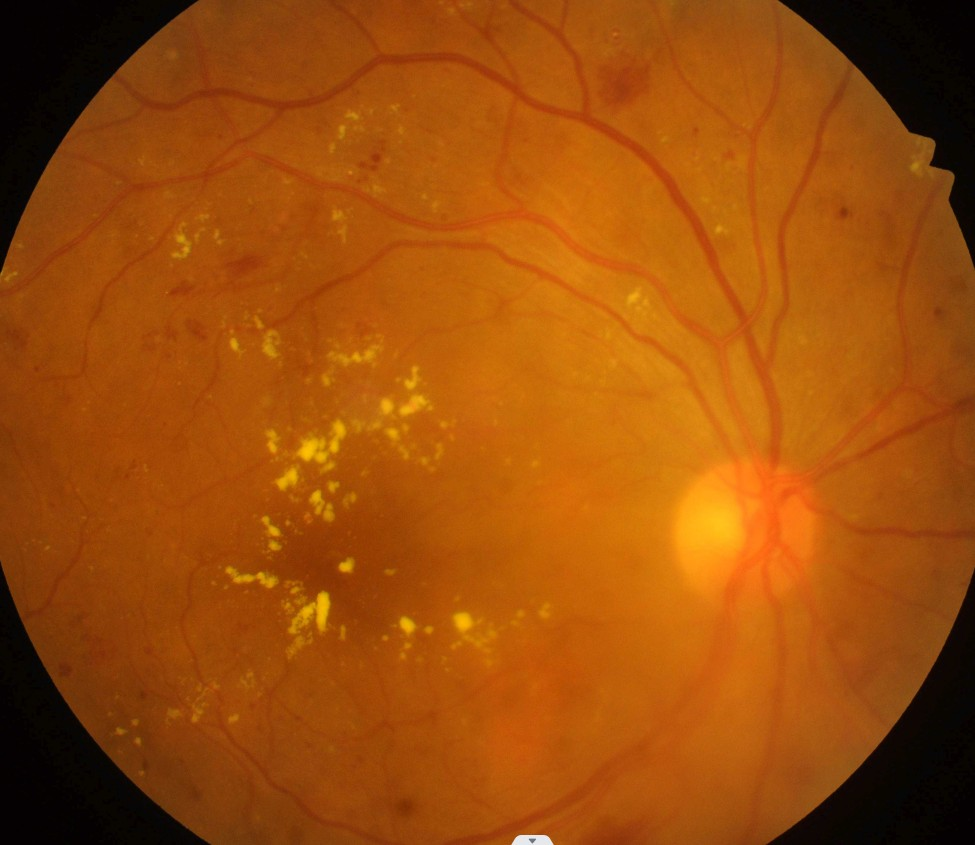
#> input picture IPimg3.jpg, 975 x 845 px
$ jupyter execute --allow-errors imageenhancement.ipynb
#> lines starting #> are read from the running program, lines starting #| are printed output that depends on the picture
### Image Enhancement
Image enhancement is the process of improving the visual quality or interpretability of a digital image. It aims to highlight important features, suppress noise, improve contrast, or make images more suitable for human or machine analysis. Enhancement techniques are broadly classified into:
* Point Operations (Intensity Transformations) : operate on individual pixels.
* Spatial Filtering : operate on a neighborhood of pixels to enhance edges or reduce noise.

### Negative Transformation
Negative transformation inverts the intensity values of an image.
* For an 8-bit image with intensity range [0, 255], the transformation is:
                       s=L−1−r
Where:
* r = original intensity
* s = transformed intensity
* L = maximum intensity + 1 (for 8-bit images, L = 256)
Effect: Dark regions become bright and bright regions become dark. Useful for enhancing details in dark regions of an image.

### Logarithmic (Log) Transformation
Log transformation expands dark pixel values and compresses high-intensity values.
* Transformation formula:
                  s=c⋅log(1+r)
Where:
* r = original intensity
* s = transformed intensity
* c = scaling constant
Effect: Enhances details in darker regions; commonly used for images with large dynamic range.

### Power-Law (Gamma) Transformation
Power-law (gamma) transformation is used for contrast correction and brightness adjustment.
* Transformation formula:
s=c⋅r^γ
Where:
* r = input intensity (normalized between 0 and 1)
* γ = gamma value (>1 darkens image, <1 brightens image)
* c = scaling constant
Effect: Flexible method for enhancing images in various lighting conditions.

### Histogram Equalization
Histogram equalization improves image contrast by redistributing pixel intensity values across the available range.
* High contrast is achieved by spreading frequently occurring intensity values.
* Especially useful for low-contrast images where details are hidden.

[cell 1]
import numpy as np
import cv2
import matplotlib.pyplot as plt

[cell 2]
def histogram_equalization(img):
  #1.Flatten the image to a 1D array
  flat =img.flatten()

 #Compute histogram(256 bins for grayscale)
  hist =  np.bincount(flat, minlength=256)

 #3.Normalize histogram->  PDF
  pdf = hist/np.sum(hist)

 #4.Compute cumulative distribution function(CDF)
  cdf=np.cumsum(pdf)

 #5.Normalize CDF to 0-255(mapping function)
  cdf_normalized = np.round(cdf * 255).astype(np.uint8)

 #6.Apply the mapping to get equalized image
  equalized_img = cdf_normalized[flat].reshape(img.shape)

  return equalized_img, hist, cdf_normalized

[cell 3]
img=cv2.imread('IPimg1.jpeg', cv2.IMREAD_GRAYSCALE)

#> (a cell that did not finish here is left out)

#> (a cell that did not finish here is left out)

#> (a cell that did not finish here is left out)

[cell 7]
plt.figure(figsize=(8,4))

plt.subplot(1,2,1)
plt.title("Histogram before equalization")
plt.xlabel("Intensity(0-255)")
plt.ylabel("Frequency")
#> (the rest of this cell did not finish here and is left out)

[cell 8]
plt.figure(figsize=(6,3))

plt.subplot(1,2,1)
plt.title("Original Image")
#> (the rest of this cell did not finish here and is left out)

### Histogram equalization for RGB image

[cell 9]
def histogram_equalization(gray):
    flat = gray.flatten()
    hist = np.bincount(flat, minlength=256)
    pdf = hist / np.sum(hist)
    cdf = np.cumsum(pdf)
    mapping = np.round(cdf * 255).astype(np.uint8)
    eq = mapping[flat].reshape(gray.shape)
    return eq, hist

[cell 10]
rgb_img = cv2.imread('IPimg3.jpg')
#> rgb_img is the input picture: shape (845, 975, 3); mean B, G, R 9.5, 76.8, 156
bgr_img =rgb_img.copy()

lab = cv2.cvtColor(bgr_img, cv2.COLOR_BGR2LAB)
#> lab: shape (845, 975, 3); mean of channels 0, 1, 2 105.9, 156.7, 175.3

L, A, B =cv2.split(lab)
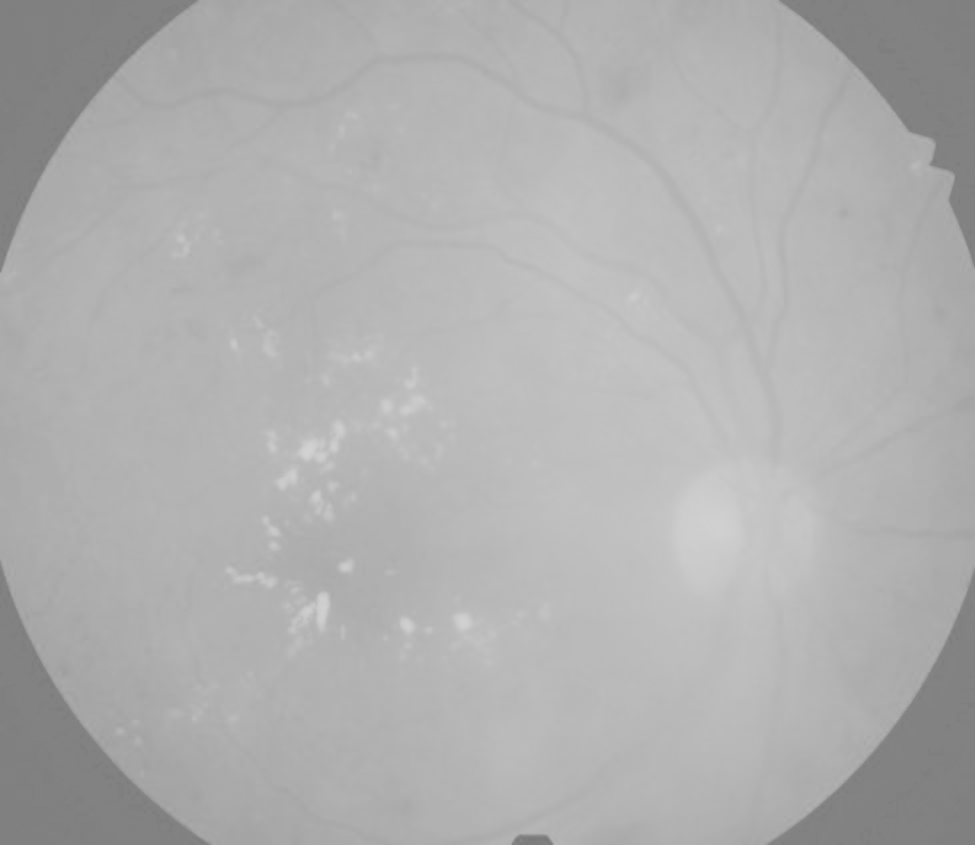
#> B: shape (845, 975); min 120, max 210, mean 175.3

[cell 11]
L_eq, hist_before = histogram_equalization(L)
#> in histogram_equalization, `hist = np.bincount(flat, minlength=256)`: hist = 256 values, max 24425 at index 5, min 0 at index 4, mean 3218.3
#> in histogram_equalization, `pdf = hist / np.sum(hist)`: pdf = 256 values, max 0.0296 at index 5, min 0 at index 4, mean 0.00391
#> in histogram_equalization, `cdf = np.cumsum(pdf)`: cdf = 256 values from 0.00198 to 1
#> in histogram_equalization, `mapping = np.round(cdf * 255).astype(np.uint8)`: mapping = 256 values from 1 to 255
#> in histogram_equalization, `eq = mapping[flat].reshape(gray.shape)`:
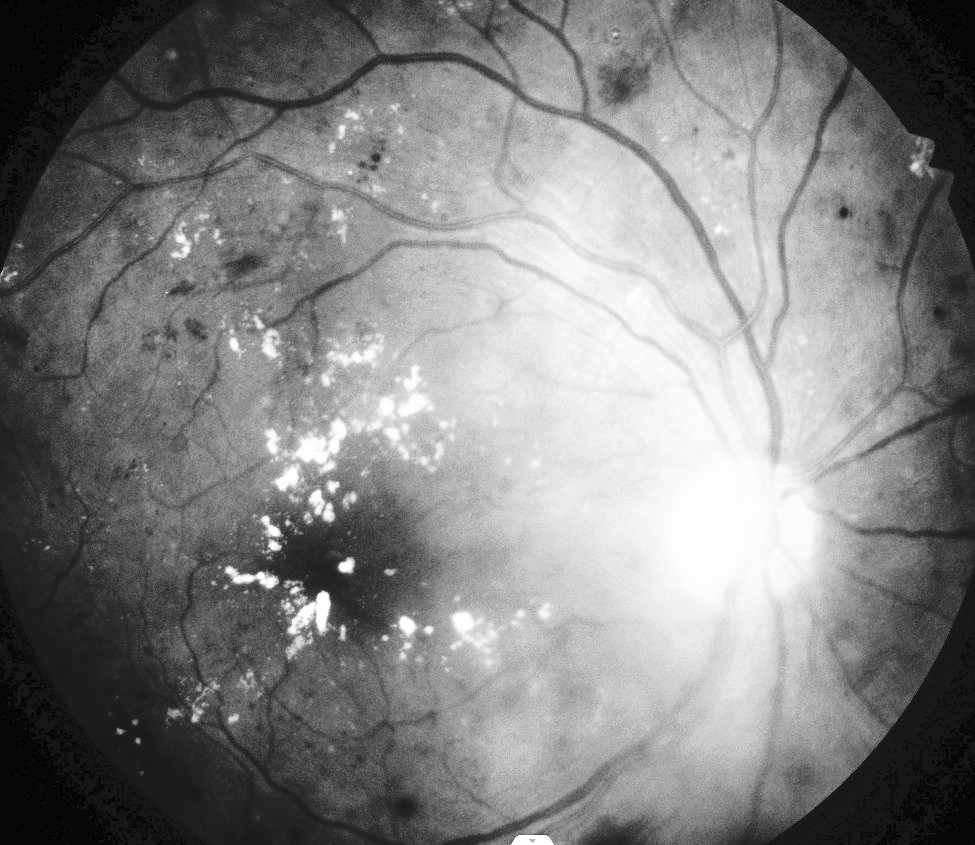
#> eq: shape (845, 975); min 1, max 255, mean 129.3
#> hist_before has the same summary as hist in histogram_equalization
hist_after = np.bincount(L_eq.flatten(), minlength=256)
#> hist_after = 256 values, max 24425 at index 23, min 0 at index 0, mean 3218.3

lab_eq =cv2.merge((L_eq, A, B))
#> lab_eq: shape (845, 975, 3); mean of channels 0, 1, 2 129.3, 156.7, 175.3

bgr_eq =cv2.cvtColor(lab_eq, cv2.COLOR_LAB2BGR)
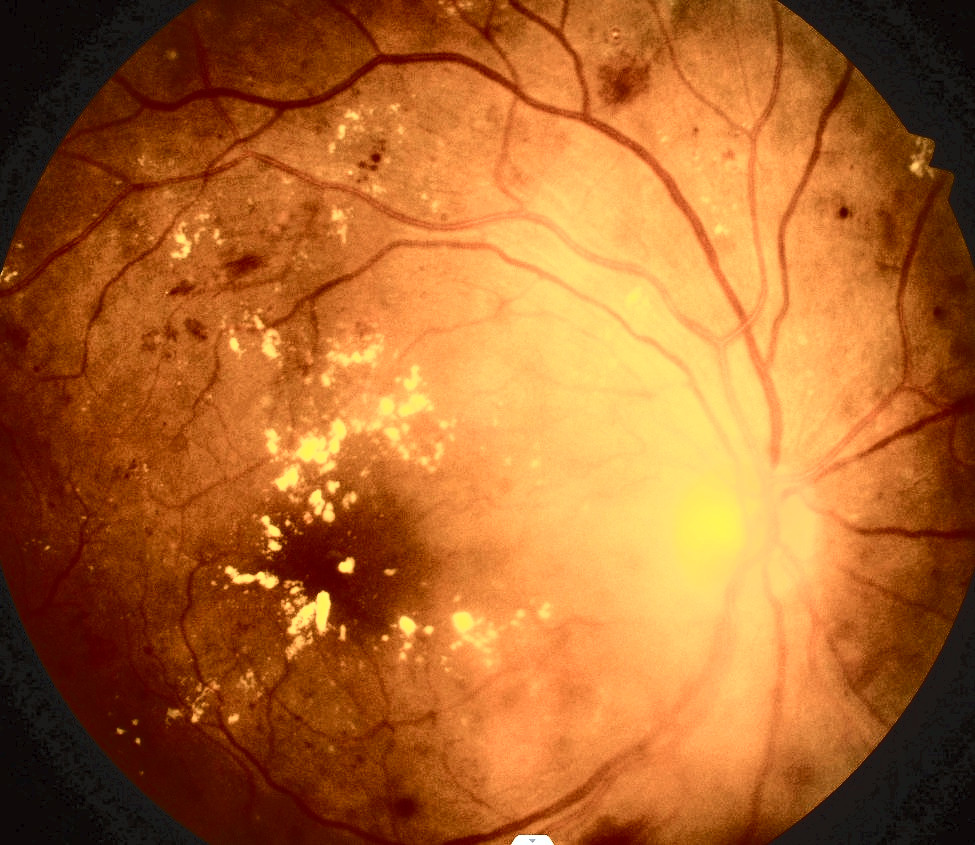
#> bgr_eq: shape (845, 975, 3); mean B, G, R 43.4, 101.9, 173

rgb_before = cv2.cvtColor(bgr_img, cv2. COLOR_BGR2RGB)
rgb_after = cv2.cvtColor(bgr_eq, cv2. COLOR_BGR2RGB)

[cell 12]
plt.figure(figsize=(8,4))

plt.subplot(1,2,1)
plt.title("Histogram before equalization")
plt.xlabel("Intensity(0-255)")
plt.ylabel("Frequency")
plt.plot(hist_before)
plt.xlim([0, 255])

plt.subplot(1,2,2)
plt.title("Histogram after equalization")
plt.xlabel("Intensity(0-255)")
plt.ylabel("Frequency")
plt.plot(hist_after)
plt.xlim([0, 255])

plt.tight_layout
plt.show()
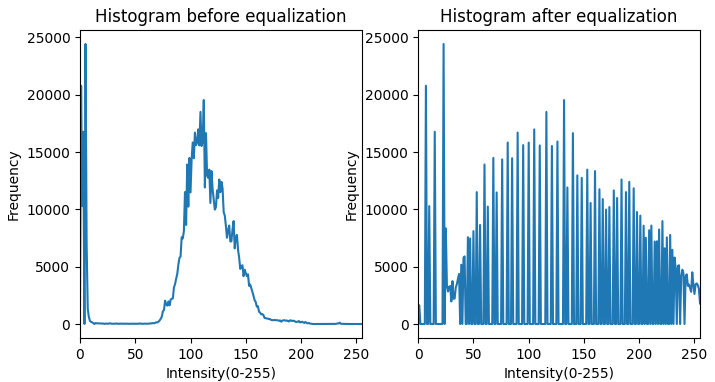
#> figure drawn by matplotlib, 2 panels; panel 1: curve peaks at x = 5, y = 24425; panel 2: curve peaks at x = 23, y = 24425

[cell 13]
plt.figure(figsize=(6,3))

plt.subplot(1,2,1)
plt.title("Original Image")
plt.imshow(rgb_before)
plt.axis("off")


plt.subplot(1,2,2)
plt.title("Histogram Equalized Image")
plt.imshow(rgb_after)
plt.axis("off")

plt.tight_layout()
plt.show()
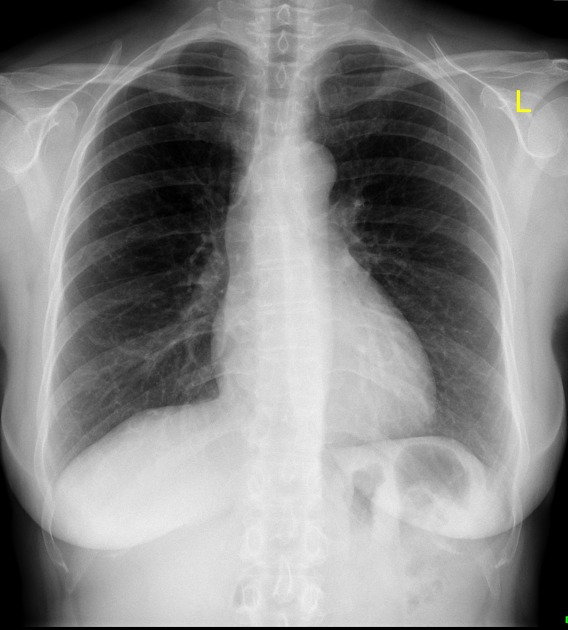
#> input picture chest_X_ray.jpeg, 568 x 630 px

[cell 14]
def negative_transform(img):
    L=256
    neg = (L-1) - img
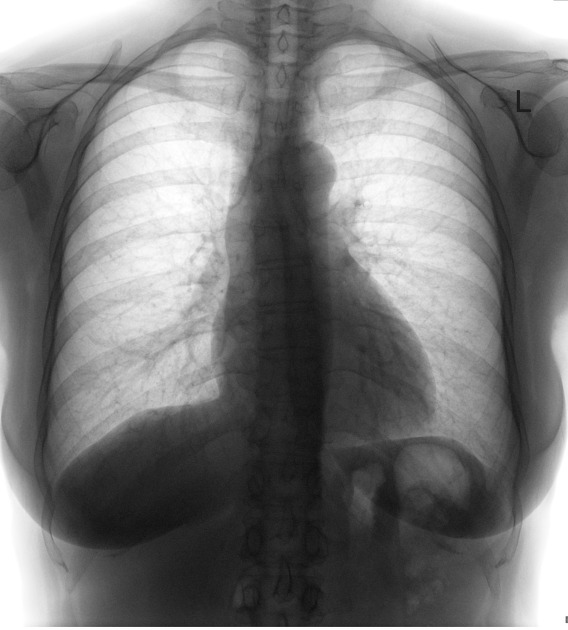
#> neg: shape (630, 568); min 16, max 255, mean 120.7
    return neg.astype(np.uint8)

[cell 15]
def log_transform(img):
    img = img.astype(np.float32)
    c = 255 / np.log( 1 + np.max(img))
#> c = 46.53
    log_img = c * np.log(1 + img)
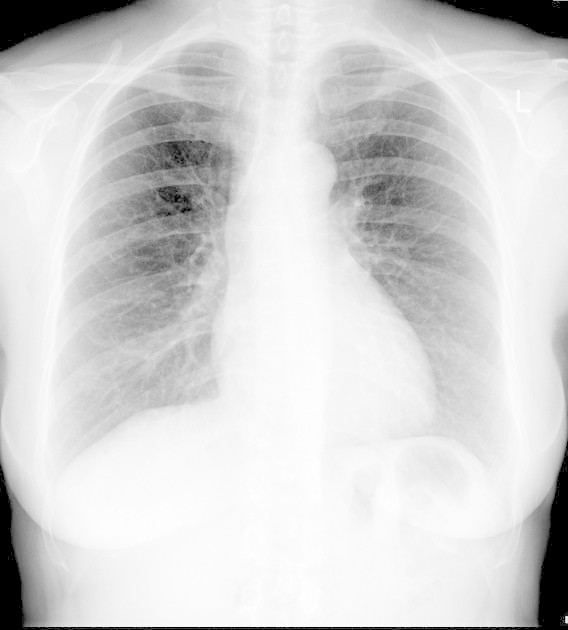
#> log_img: shape (630, 568) float32; min 0, max 255, mean 212.2; drawn with min black and max white
    return np.uint8(np.clip(log_img, 0, 255))

[cell 16]
def gamma_transform(img, gamma):
#> called with gamma = 0.5
    img = img.astype(np.float32)
    img_norm = img / 255.0
    gamma_img = np.power(img_norm, gamma)
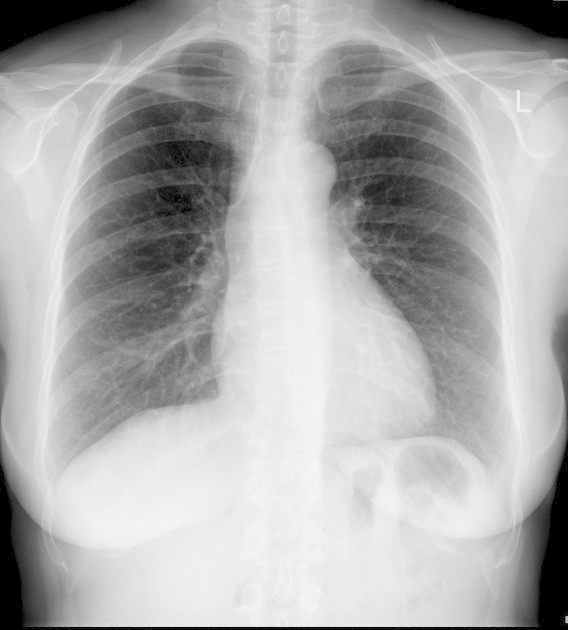
#> gamma_img: shape (630, 568) float32; min 0, max 0.968, mean 0.682
    gamma_img = gamma_img * 255
    return np.uint8(np.clip(gamma_img, 0, 255))

[cell 17]
img = cv2.imread('chest_X_ray.jpeg', cv2.IMREAD_GRAYSCALE)

[cell 18]
neg = negative_transform(img)

[cell 19]
log_img = log_transform(img)

[cell 20]
gamma_img = gamma_transform(img, gamma=0.5)

[cell 21]
plt.figure(figsize=(12,6))

plt.subplot(1,4,1)
plt.title("Original Image")
plt.imshow(img, cmap='gray')
plt.axis("off")


plt.subplot(1,4,2)
plt.title("Negative Image")
plt.imshow(neg, cmap='gray')
plt.axis("off")

plt.subplot(1,4,3)
plt.title("Gamma Image")
plt.imshow(gamma_img, cmap='gray')
plt.axis("off")

plt.subplot(1,4,4)
plt.title("Log Image")
plt.imshow(log_img, cmap='gray')
plt.axis("off")

plt.tight_layout()
plt.show()
